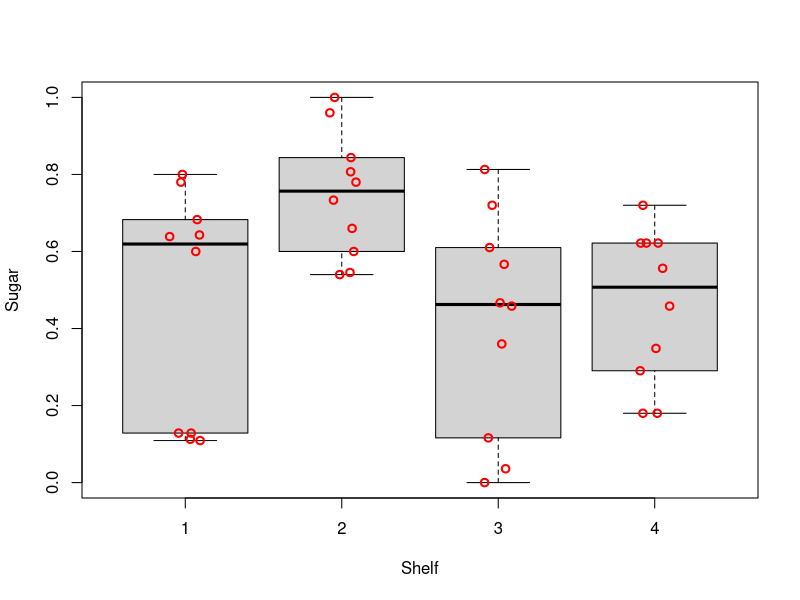
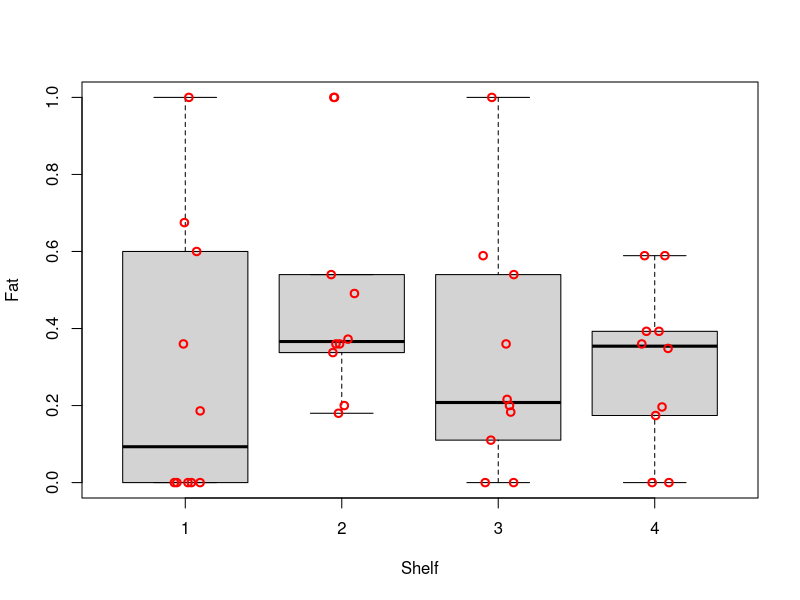
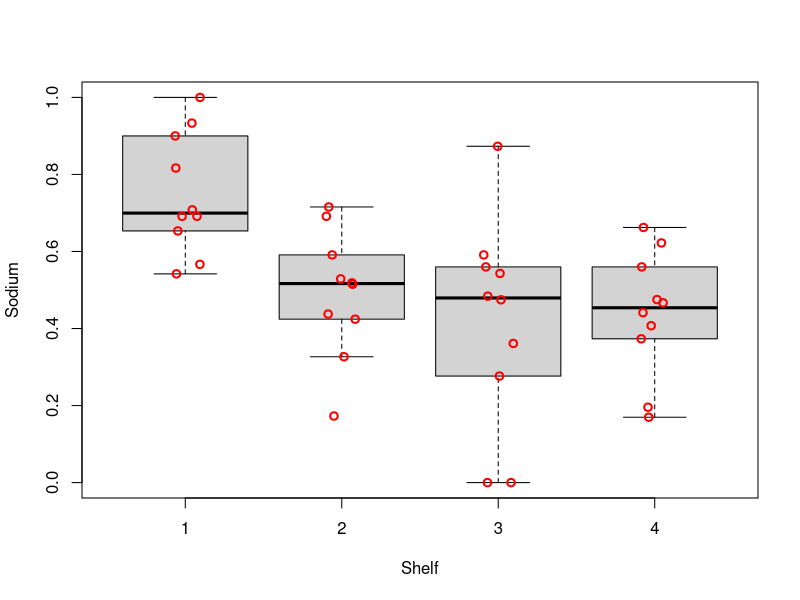
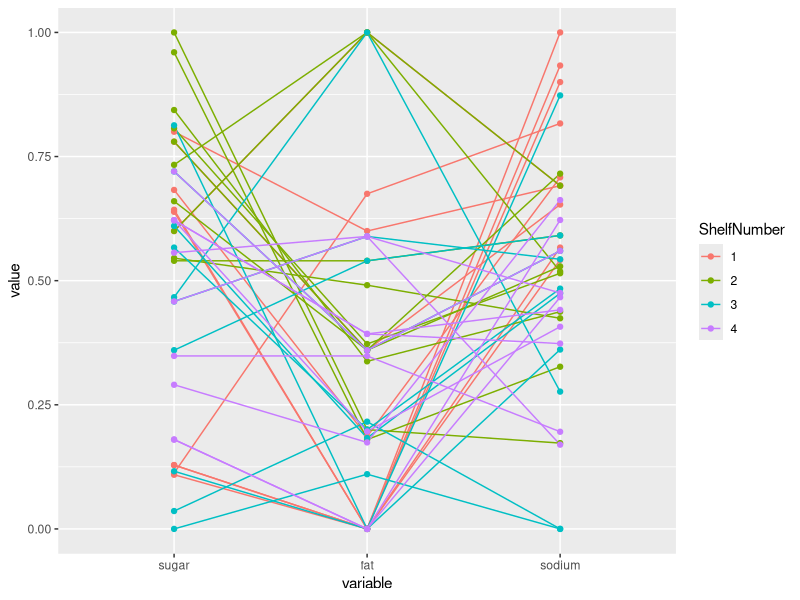
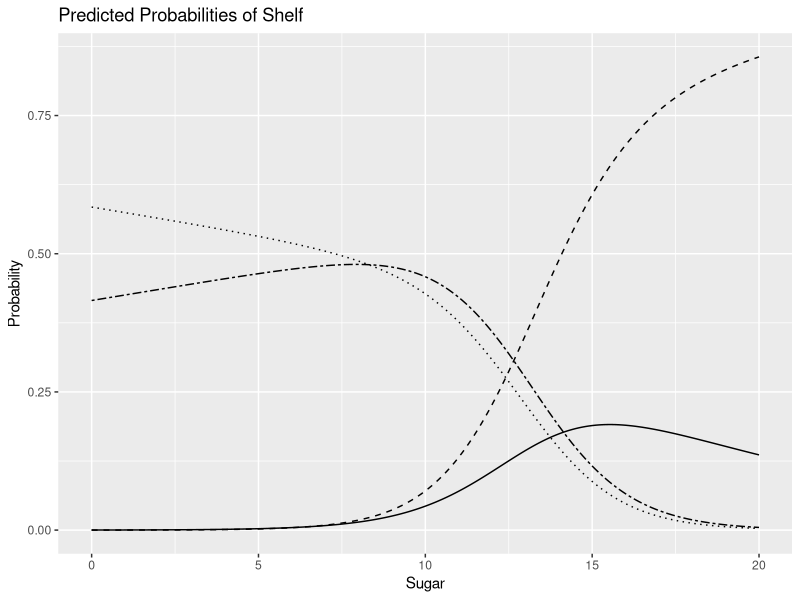

Here is the R script that generated these plots, in order:
## ---- chunk 1
library(tidyverse)
library(patchwork)
library(GGally)
library(nnet)
library(car)
## ---- chunk 2
cereal <- read_csv('../data/short-questions/cereal_dillons.csv')
cereal
## ---- chunk 3
stand01 <- function(x){
  (x - min(x))/(max(x) - min(x))
}
cereal2 <- data.frame(
  Shelf = cereal$Shelf,
  Cereal = cereal$Cereal,
  sugar = stand01(x = cereal$sugar_g/cereal$size_g),
  fat = stand01(x = cereal$fat_g/cereal$size_g),
  sodium = stand01(x = cereal$sodium_mg/cereal$size_g)
)
## ---- chunk 4
# Sugar
boxplot(formula = sugar ~ Shelf, data = cereal2, ylab = "Sugar", xlab = "Shelf", pars = list(outpch = NA))
stripchart(x = cereal2$sugar ~ cereal2$Shelf, lwd = 2, col = "red", method = "jitter", vertical = TRUE, pch = 1, add = TRUE)

# Fat
boxplot(formula = fat ~ Shelf, data = cereal2, ylab = "Fat", xlab = "Shelf", pars = list(outpch = NA))
stripchart(x = cereal2$fat ~ cereal2$Shelf, lwd = 2, col = "red", method = "jitter", vertical = TRUE, pch = 1, add = TRUE)

# Sodium
boxplot(formula = sodium ~ Shelf, data = cereal2, ylab = "Sodium", xlab = "Shelf", pars = list(outpch = NA))
stripchart(x = cereal2$sodium ~ cereal2$Shelf, lwd = 2, col = "red", method = "jitter", vertical = TRUE, pch = 1, add = TRUE)
## ---- chunk 5
cereal2$ShelfNumber <- as.character(cereal2$Shelf)
ggparcoord(data = cereal2, columns = 3:5, groupColumn = "ShelfNumber", showPoints = TRUE, scale = "uniminmax")
## ---- chunk 6
model_cereal_shelves_linear    <- multinom(formula = factor(Shelf) ~ sugar + fat + sodium, data = cereal2, family = "multinomial")
model_cereal_shelves_quadratic <- multinom(formula = factor(Shelf) ~ sugar*fat*sodium, data = cereal2, family = "multinomial")
model_cereal_shelves_linear
model_cereal_shelves_quadratic
## ---- chunk 7
lrt_cereal_main_effects <- Anova(model_cereal_shelves_linear, test = "LR")
lrt_cereal_main_effects
## ---- chunk 8
lrt_cereal_quadratic_effects <- Anova(model_cereal_shelves_quadratic, test = "LR")
lrt_cereal_quadratic_effects
## ---- chunk 9
stand02 <- function(x, min, max){
  (x - min)/(max - min)
}
cereal3 <- data.frame(
  sugar = stand02(12/28, 0, 20),
  fat = stand02(0.5/28, 0, 5),
  sodium = stand02(130/28, 0, 330)
)
cereal3

pi.hat.1 <- predict(object = model_cereal_shelves_linear, newdata = cereal3, type = "probs")

aj_shelf_probs <- round(head(pi.hat.1), 4)
aj_shelf_probs
## ---- chunk 10
sugar <- stand02(seq(0, 20, by=0.1), 0, 20)
mean_fat <- replicate(201, mean(stand01(cereal2$fat)))
mean_sodium <- replicate(201, mean(stand01(cereal2$sodium)))
cereal4 <- data.frame(
  sugar = sugar,
  fat = mean_fat,
  sodium = mean_sodium
)
pi.hat.2 <- predict(object = model_cereal_shelves_linear, newdata = cereal4, type = "probs")

plot.data <- data.frame(prediction = pi.hat.2, observed = seq(0, 20, by=0.1))
shelf_vs_sugar_plot <- ggplot(plot.data, aes(x = observed)) + 
  geom_line(aes(y = prediction.1)) +
  geom_line(aes(y = prediction.2), linetype = "dashed") +
  geom_line(aes(y = prediction.3), linetype = "dotted") +
  geom_line(aes(y = prediction.4), linetype = "twodash") +
  labs(title = "Predicted Probabilities of Shelf", y = "Probability", x = "Sugar")

shelf_vs_sugar_plot
## ---- chunk 11
coefs.2 <- coef(model_cereal_shelves_linear)[1,]
se.2 <- summary(model_cereal_shelves_linear)$standard.errors[1,]
ci.2 <- data.frame(estimate = exp(coefs.2), lower = exp(coefs.2 - 1.96*se.2), upper =  exp(coefs.2 + 1.96*se.2))

coefs.2 <- coef(model_cereal_shelves_linear)[1,]
se.2 <- summary(model_cereal_shelves_linear)$standard.errors[1,]
ci.2 <- data.frame(estimate = exp(coefs.2), lower = exp(coefs.2 - 1.96*se.2), upper =  exp(coefs.2 + 1.96*se.2))

coefs.2 <- coef(model_cereal_shelves_linear)[1,]
se.2 <- summary(model_cereal_shelves_linear)$standard.errors[1,]
ci.2 <- data.frame(estimate = exp(coefs.2), lower = exp(coefs.2 - 1.96*se.2), upper =  exp(coefs.2 + 1.96*se.2))

odds_ratios <- 'fillin'
odds_ratios
## ---- chunk 12
drinks <- read_csv('../data/short-questions/DeHartSimplified.csv')
## ---- chunk 13

